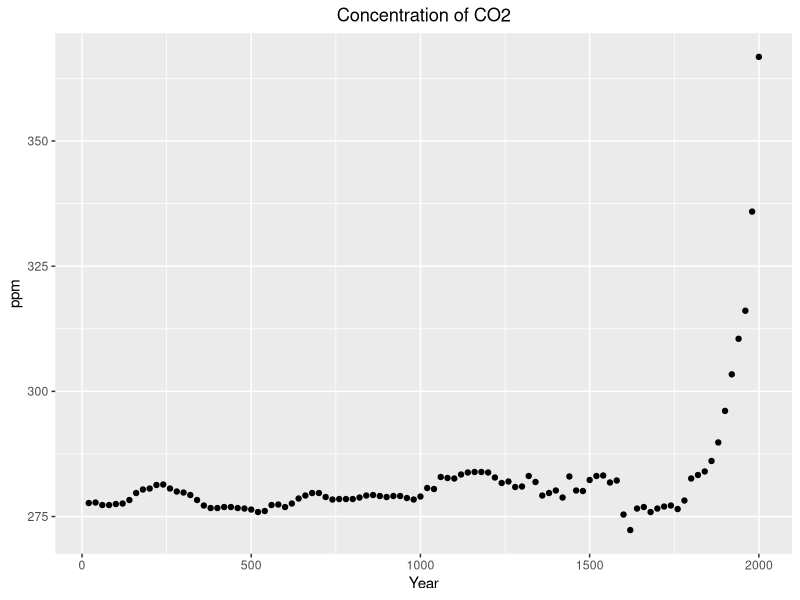
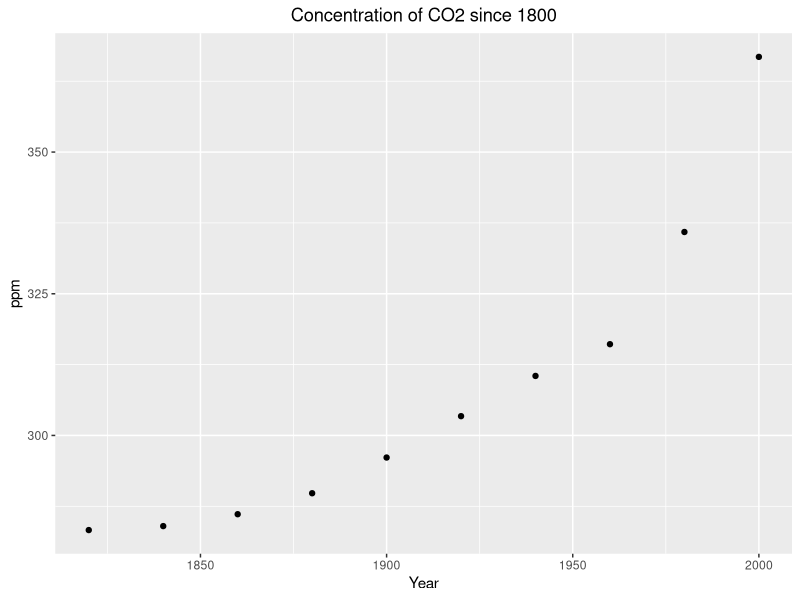

The R source for these figures, in order:
## ---- chunk 1
knitr::opts_chunk$set(echo = TRUE)
## ---- chunk 2
library("dslabs")
data("greenhouse_gases")
library(dplyr)
greenhouse_gases_co2 <- greenhouse_gases %>%
  filter(gas == "CO2")
summary(greenhouse_gases_co2)
## ---- chunk 3
library("dslabs")
library(ggplot2)
data("greenhouse_gases")
greenhouse_gases_co2 <- greenhouse_gases %>%
  filter(gas == "CO2")
ggplot(greenhouse_gases_co2, aes(x = year, y = concentration)) +
  geom_point() + ggtitle("Concentration of CO2") +
  xlab("Year") + ylab("ppm") + theme(
    plot.title = element_text(hjust = 0.5))
## ---- chunk 4
data("greenhouse_gases")
greenhouse_gases_co2 <- greenhouse_gases %>%
  filter(gas == "CO2", year>1800)
ggplot(greenhouse_gases_co2, aes(x = year, y = concentration)) +
  geom_point() + ggtitle("Concentration of CO2 since 1800") +
  xlab("Year") + ylab("ppm") + theme(
    plot.title = element_text(hjust = 0.5))
